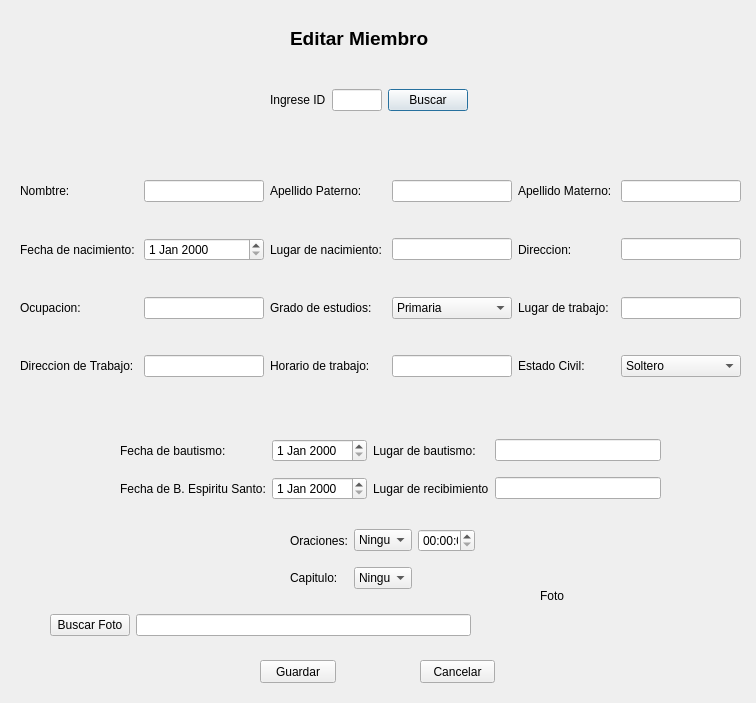
<?xml version="1.0" encoding="UTF-8"?>
<ui version="4.0">
 <class>Dialog</class>
 <widget class="QDialog" name="Dialog">
  <property name="geometry">
   <rect>
    <x>0</x>
    <y>0</y>
    <width>756</width>
    <height>703</height>
   </rect>
  </property>
  <property name="windowTitle">
   <string>Dialog</string>
  </property>
  <widget class="QWidget" name="gridLayoutWidget">
   <property name="geometry">
    <rect>
     <x>20</x>
     <y>150</y>
     <width>721</width>
     <height>261</height>
    </rect>
   </property>
   <layout class="QGridLayout" name="gridLayout">
    <property name="sizeConstraint">
     <enum>QLayout::SetDefaultConstraint</enum>
    </property>
    <item row="2" column="5">
     <widget class="QLineEdit" name="lugarTrabajoTXT"/>
    </item>
    <item row="3" column="0">
     <widget class="QLabel" name="label_10">
      <property name="text">
       <string>Direccion de Trabajo:</string>
      </property>
     </widget>
    </item>
    <item row="0" column="4">
     <widget class="QLabel" name="label_3">
      <property name="text">
       <string>Apellido Materno: </string>
      </property>
     </widget>
    </item>
    <item row="0" column="2">
     <widget class="QLabel" name="label_2">
      <property name="text">
       <string>Apellido Paterno: </string>
      </property>
     </widget>
    </item>
    <item row="1" column="2">
     <widget class="QLabel" name="label_5">
      <property name="text">
       <string>Lugar de nacimiento: </string>
      </property>
     </widget>
    </item>
    <item row="2" column="2">
     <widget class="QLabel" name="label_8">
      <property name="text">
       <string>Grado de estudios:</string>
      </property>
     </widget>
    </item>
    <item row="3" column="4">
     <widget class="QLabel" name="label_11">
      <property name="text">
       <string>Estado Civil:</string>
      </property>
     </widget>
    </item>
    <item row="2" column="4">
     <widget class="QLabel" name="label_9">
      <property name="text">
       <string>Lugar de trabajo:</string>
      </property>
     </widget>
    </item>
    <item row="1" column="3">
     <widget class="QLineEdit" name="lugarNacimientoTXT"/>
    </item>
    <item row="0" column="3">
     <widget class="QLineEdit" name="apellidoPTXT"/>
    </item>
    <item row="0" column="0">
     <widget class="QLabel" name="label">
      <property name="text">
       <string>Nombtre: </string>
      </property>
     </widget>
    </item>
    <item row="1" column="5">
     <widget class="QLineEdit" name="direccionTXT"/>
    </item>
    <item row="1" column="1">
     <widget class="QDateEdit" name="nacimientoDate"/>
    </item>
    <item row="0" column="1">
     <widget class="QLineEdit" name="nombreTXT"/>
    </item>
    <item row="2" column="0">
     <widget class="QLabel" name="label_7">
      <property name="text">
       <string>Ocupacion: </string>
      </property>
     </widget>
    </item>
    <item row="0" column="5">
     <widget class="QLineEdit" name="apellidoMTXT"/>
    </item>
    <item row="1" column="0">
     <widget class="QLabel" name="label_4">
      <property name="text">
       <string>Fecha de nacimiento: </string>
      </property>
     </widget>
    </item>
    <item row="1" column="4">
     <widget class="QLabel" name="label_6">
      <property name="text">
       <string>Direccion: </string>
      </property>
     </widget>
    </item>
    <item row="3" column="5">
     <widget class="QComboBox" name="civilCombo">
      <item>
       <property name="text">
        <string>Soltero</string>
       </property>
      </item>
      <item>
       <property name="text">
        <string>Casado</string>
       </property>
      </item>
      <item>
       <property name="text">
        <string>Viudo</string>
       </property>
      </item>
      <item>
       <property name="text">
        <string>Solo</string>
       </property>
      </item>
     </widget>
    </item>
    <item row="2" column="1">
     <widget class="QLineEdit" name="ocupacionTXT"/>
    </item>
    <item row="3" column="1">
     <widget class="QLineEdit" name="direccionTrabajoTXT"/>
    </item>
    <item row="3" column="2">
     <widget class="QLabel" name="label_12">
      <property name="text">
       <string>Horario de trabajo:</string>
      </property>
     </widget>
    </item>
    <item row="3" column="3">
     <widget class="QLineEdit" name="horarioTrabajoTXT"/>
    </item>
    <item row="2" column="3">
     <widget class="QComboBox" name="estudiosCombo">
      <item>
       <property name="text">
        <string>Primaria</string>
       </property>
      </item>
      <item>
       <property name="text">
        <string>Secundaria</string>
       </property>
      </item>
      <item>
       <property name="text">
        <string>Preparatoria</string>
       </property>
      </item>
      <item>
       <property name="text">
        <string>Univerisdad</string>
       </property>
      </item>
     </widget>
    </item>
   </layout>
  </widget>
  <widget class="QWidget" name="horizontalLayoutWidget">
   <property name="geometry">
    <rect>
     <x>270</x>
     <y>60</y>
     <width>198</width>
     <height>80</height>
    </rect>
   </property>
   <layout class="QHBoxLayout" name="horizontalLayout">
    <item>
     <widget class="QLabel" name="label_13">
      <property name="text">
       <string>Ingrese ID</string>
      </property>
     </widget>
    </item>
    <item>
     <widget class="QLineEdit" name="IDTXT"/>
    </item>
    <item>
     <widget class="QPushButton" name="searchButton">
      <property name="text">
       <string>Buscar</string>
      </property>
     </widget>
    </item>
   </layout>
  </widget>
  <widget class="QLabel" name="label_14">
   <property name="geometry">
    <rect>
     <x>290</x>
     <y>30</y>
     <width>151</width>
     <height>16</height>
    </rect>
   </property>
   <property name="font">
    <font>
     <pointsize>14</pointsize>
     <weight>75</weight>
     <bold>true</bold>
    </font>
   </property>
   <property name="text">
    <string>Editar Miembro</string>
   </property>
  </widget>
  <widget class="QWidget" name="gridLayoutWidget_2">
   <property name="geometry">
    <rect>
     <x>120</x>
     <y>430</y>
     <width>541</width>
     <height>81</height>
    </rect>
   </property>
   <layout class="QGridLayout" name="gridLayout_2">
    <item row="1" column="1">
     <widget class="QDateEdit" name="dateEspiritu"/>
    </item>
    <item row="1" column="2">
     <widget class="QLabel" name="label_18">
      <property name="text">
       <string>Lugar de recibimiento</string>
      </property>
     </widget>
    </item>
    <item row="0" column="1">
     <widget class="QDateEdit" name="dateBautismo"/>
    </item>
    <item row="0" column="0">
     <widget class="QLabel" name="label_15">
      <property name="text">
       <string>Fecha de bautismo:</string>
      </property>
     </widget>
    </item>
    <item row="1" column="0">
     <widget class="QLabel" name="label_16">
      <property name="text">
       <string>Fecha de B. Espiritu Santo:</string>
      </property>
     </widget>
    </item>
    <item row="0" column="2">
     <widget class="QLabel" name="label_17">
      <property name="text">
       <string>Lugar de bautismo:</string>
      </property>
     </widget>
    </item>
    <item row="0" column="3">
     <widget class="QLineEdit" name="lugarBauTXT"/>
    </item>
    <item row="1" column="3">
     <widget class="QLineEdit" name="lugarEspTXT"/>
    </item>
   </layout>
  </widget>
  <widget class="QPushButton" name="cancelButton">
   <property name="geometry">
    <rect>
     <x>420</x>
     <y>660</y>
     <width>75</width>
     <height>23</height>
    </rect>
   </property>
   <property name="text">
    <string>Cancelar</string>
   </property>
  </widget>
  <widget class="QWidget" name="gridLayoutWidget_3">
   <property name="geometry">
    <rect>
     <x>290</x>
     <y>520</y>
     <width>185</width>
     <height>80</height>
    </rect>
   </property>
   <layout class="QGridLayout" name="gridLayout_3">
    <item row="1" column="1">
     <widget class="QComboBox" name="capituloCombo">
      <item>
       <property name="text">
        <string>Ninguno</string>
       </property>
      </item>
      <item>
       <property name="text">
        <string>Jueves</string>
       </property>
      </item>
      <item>
       <property name="text">
        <string>Domingo</string>
       </property>
      </item>
     </widget>
    </item>
    <item row="0" column="0">
     <widget class="QLabel" name="label_19">
      <property name="text">
       <string>Oraciones:</string>
      </property>
     </widget>
    </item>
    <item row="1" column="0">
     <widget class="QLabel" name="label_20">
      <property name="text">
       <string>Capitulo:</string>
      </property>
     </widget>
    </item>
    <item row="0" column="1">
     <widget class="QComboBox" name="oracionCombo">
      <item>
       <property name="text">
        <string>Ninguno</string>
       </property>
      </item>
      <item>
       <property name="text">
        <string>Lunes</string>
       </property>
      </item>
      <item>
       <property name="text">
        <string>Martes</string>
       </property>
      </item>
      <item>
       <property name="text">
        <string>Miercoles</string>
       </property>
      </item>
      <item>
       <property name="text">
        <string>Jueves</string>
       </property>
      </item>
      <item>
       <property name="text">
        <string>Viernes</string>
       </property>
      </item>
      <item>
       <property name="text">
        <string>Sabado</string>
       </property>
      </item>
      <item>
       <property name="text">
        <string>Domingo</string>
       </property>
      </item>
     </widget>
    </item>
    <item row="0" column="2">
     <widget class="QTimeEdit" name="timeOracion"/>
    </item>
   </layout>
  </widget>
  <widget class="QPushButton" name="saveButton">
   <property name="geometry">
    <rect>
     <x>260</x>
     <y>660</y>
     <width>76</width>
     <height>23</height>
    </rect>
   </property>
   <property name="text">
    <string>Guardar</string>
   </property>
  </widget>
  <widget class="QWidget" name="gridLayoutWidget_4">
   <property name="geometry">
    <rect>
     <x>50</x>
     <y>610</y>
     <width>421</width>
     <height>31</height>
    </rect>
   </property>
   <layout class="QGridLayout" name="gridLayout_4">
    <item row="0" column="2">
     <widget class="QLineEdit" name="PhotoURL"/>
    </item>
    <item row="0" column="1">
     <widget class="QPushButton" name="PhotoButton">
      <property name="text">
       <string>Buscar Foto</string>
      </property>
     </widget>
    </item>
   </layout>
  </widget>
  <widget class="QLabel" name="Foto">
   <property name="geometry">
    <rect>
     <x>540</x>
     <y>540</y>
     <width>161</width>
     <height>111</height>
    </rect>
   </property>
   <property name="text">
    <string>Foto</string>
   </property>
  </widget>
 </widget>
 <resources/>
 <connections/>
</ui>
